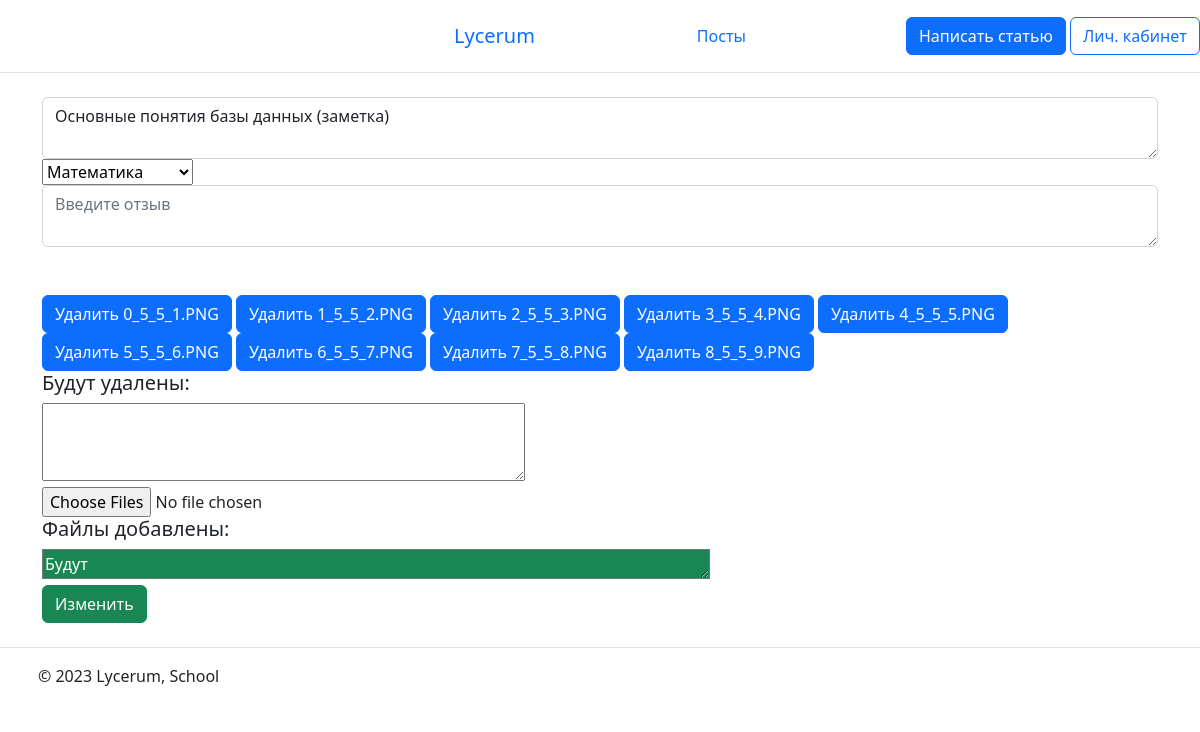
Page /posts_record/5 (signed in) on the committed database.
### webapp/models.py (models this page shows, shortened)
class Record(db.Model):
    __tablename__ = 'record'
    id = db.Column(db.Integer, primary_key=True)
    user_id = db.Column(db.Integer, db.ForeignKey('user.id'), nullable=False)
    users = db.relationship('User',
                            backref=db.backref('user', lazy='joined'),
                            lazy=True)
    title = db.Column(db.String(50), nullable=False)
    subject = db.Column(db.String, nullable=False)
    text = db.Column(db.Text, nullable=False)
    sum_of_files = db.Column(db.Integer, default=0)
    date = db.Column(db.DateTime, default=datetime.utcnow)

class Files(db.Model):
    __tablename__ = 'files'
    id = db.Column(db.Integer, primary_key=True)
    record_id = db.Column(db.Integer, db.ForeignKey('record.id'), nullable=False)
    records = db.relationship('Record',
                              backref=db.backref('record', lazy='joined'),
                              lazy=True)
    filename = db.Column(db.String, nullable=False)
    path_to_explorer = db.Column(db.String, nullable=False)
    format = db.Column(db.String, nullable=False)

### webapp/routs.py (the view, shortened to what this page needs)
@app.route('/posts_record/<int:id>', methods=['POST', 'GET'])
@login_required
def change_record(id):
    record = Record.query.get(id)
    files = Files.query.filter_by(record_id=record.id).all()
    total_p = 0
    total_files = len(files)
    for i in files:
        total_p += os.path.getsize(os.path.join('webapp', 'static', 'files', i.filename))
    return render_template('change_record.html',
                           item=record,
                           files=files,
                           maximum=MAX_CONTENT_LENGTH,
                           maximum_quantity=MAXIMUM_QUANTITY,
                           total_p=total_p,
                           total_files=total_files
                           )

### webapp/models.py (called while the page is built)
@manager.user_loader
def load_user(user_id):
    return User.query.get(user_id)

### webapp/routs.py (called while the page is built)
@app.after_request
def redirect_to_signin(response):
    if response.status_code == 401:
        return redirect(url_for('login_page') + '?next=' + request.url)
    return response

### webapp/templates/change_record.html (shortened to what this page needs)
{% extends 'base.html' %}
{% block body %}
<form method="post" enctype="multipart/form-data">
    <textarea name="title" class="form-control" placeholder="Введите заголоаок" maxlength="50">{{ item.title }}</textarea>
    <select name="subject">
      <option value="math">Математика</option>
    </select>
    <textarea name="text" class="form-control" placeholder="Введите отзыв">{{ item.text }}</textarea><br>
    <br>
    {% for file in files %}
        <button value="{{ file.filename }}" type="button" class="btn btn-primary" name="{{ file.filename }}"
                id="{{ file.filename }}">Удалить {{ file.filename }}</button>
    {% endfor %}
    <br>
    <h5>Будут удалены:</h5>
    <textarea id="output" name="output" inert rows="3" cols="50"></textarea>
    <br>
    <input type="file" id="files" name="files" value="Добавить файлы" multiple>
    <h5>Файлы добавлены:</h5>
    <textarea inert rows="1" cols="70" id="add_files" name="add_files" class="bg-success text-white">Будут</textarea>
    <br>
    <input type="submit" class="btn btn-success" name="create_btn" value="Изменить">
</form>
{% endblock %}

### rows in the picture
Record: title "Основные понятия базы данных (заметка)"
Files: filename "0_5_5_1.PNG"
Files: filename "1_5_5_2.PNG"
Files: filename "2_5_5_3.PNG"
Files: filename "3_5_5_4.PNG"
Files: filename "4_5_5_5.PNG"
Files: filename "5_5_5_6.PNG"
Files: filename "6_5_5_7.PNG"
Files: filename "7_5_5_8.PNG"
Files: filename "8_5_5_9.PNG"
